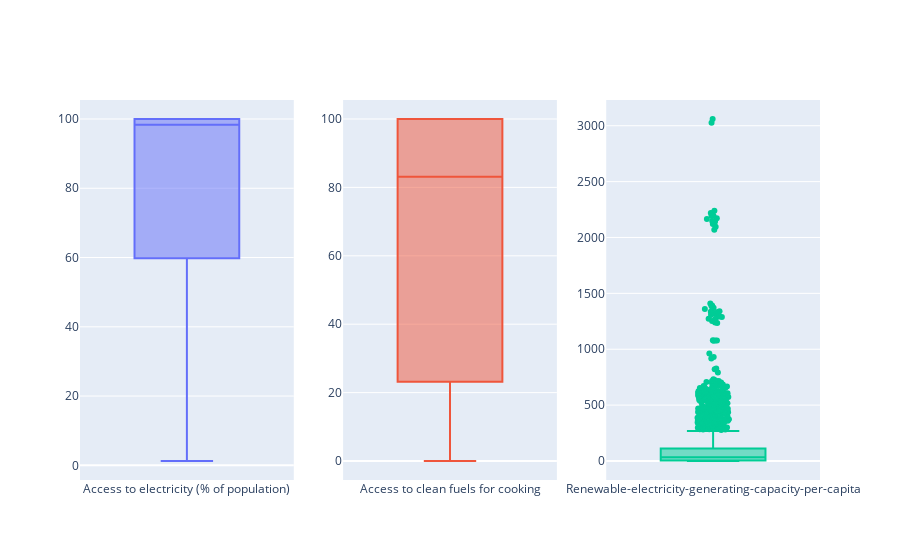

The cell this chart's notebook holds for it:
### Code cell
fig = make_subplots(rows=1, cols=len(col))
for i, var in enumerate(col):
    fig.add_trace(
        go.Box(y=data[var],
        name=var),
        row=1, 
        col=i+1,
        
            )
fig.update_layout(showlegend=False)
fig.update_traces(boxpoints='outliers', jitter=.3)

### Figure 1 — Plotly figure (JSON) as saved in the notebook; plotly's stock layout.template omitted (floating-point values rounded to 4 significant figures; data arrays with more than 128 entries replaced by an {"elided": "..."} marker saying what was removed)
{"data": [{"boxpoints": "outliers", "jitter": 0.3, "name": "Access to electricity (% of population)", "type": "box", "xaxis": "x", "y": {"elided": "3649 float values"}, "yaxis": "y"}, {"boxpoints": "outliers", "jitter": 0.3, "name": "Access to clean fuels for cooking", "type": "box", "xaxis": "x2", "y": {"elided": "3649 float values"}, "yaxis": "y2"}, {"boxpoints": "outliers", "jitter": 0.3, "name": "Renewable-electricity-generating-capacity-per-capita", "type": "box", "xaxis": "x3", "y": {"elided": "3649 float values"}, "yaxis": "y3"}], "layout": {"showlegend": false, "xaxis": {"anchor": "y", "domain": [0, 0.2889]}, "xaxis2": {"anchor": "y2", "domain": [0.3556, 0.6444]}, "xaxis3": {"anchor": "y3", "domain": [0.7111, 1]}, "yaxis": {"anchor": "x", "domain": [0, 1]}, "yaxis2": {"anchor": "x2", "domain": [0, 1]}, "yaxis3": {"anchor": "x3", "domain": [0, 1]}}}
